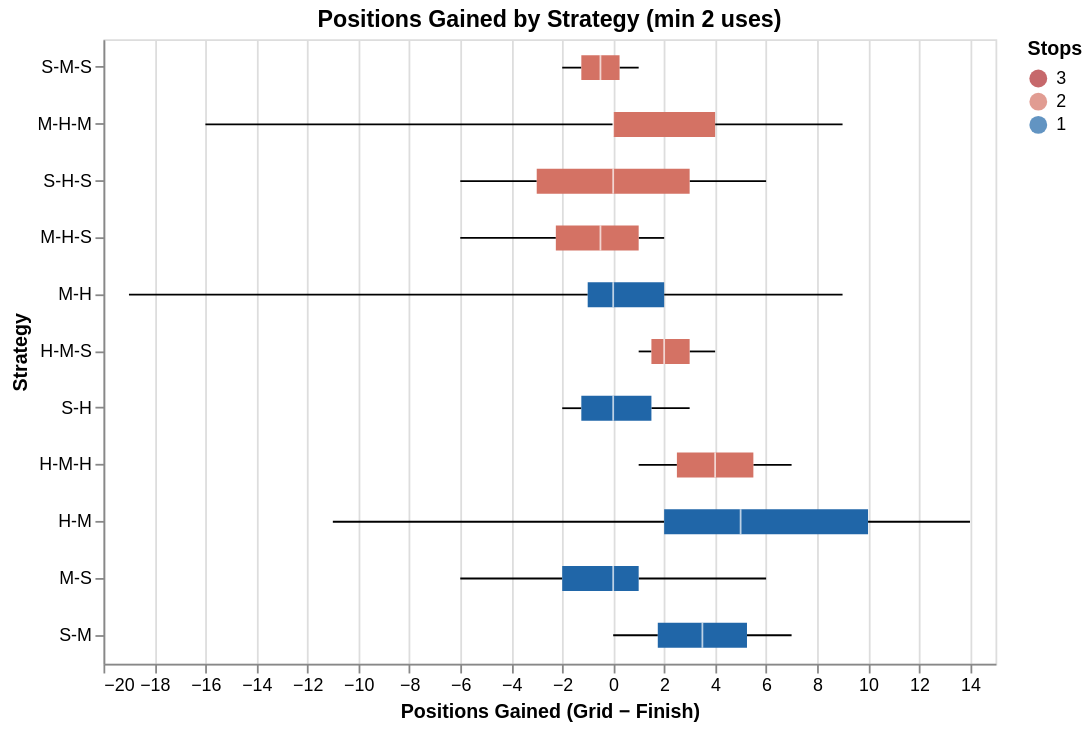

The cell this chart's notebook holds for it:
### Markdown cell above
---
## 6 — Strategy vs. Outcome: Positions Gained by Strategy Type

A box plot showing the distribution of positions gained (grid minus finish) for each strategy string, filtered to strategies used at least twice. Strategies above zero tend to yield forward progress.

### Code cell
# Filter to strategies with at least 2 uses
strat_counts = driver_races["strategy"].value_counts()
common_strats = strat_counts[strat_counts >= 2].index.tolist()
dr_common = driver_races[driver_races["strategy"].isin(common_strats)].copy()

alt.Chart(dr_common).mark_boxplot(extent="min-max").encode(
    x=alt.X("positions_gained:Q", title="Positions Gained (Grid − Finish)"),
    y=alt.Y("strategy:N", title="Strategy",
            sort=alt.EncodingSortField(field="positions_gained", op="median",
                                       order="descending")),
    color=alt.Color("num_stops:N", title="Stops",
                    scale=stop_color_scale)
).properties(
    title="Positions Gained by Strategy (min 2 uses)",
    width=500,
    height=350
)

### Figure 1 — Vega-Lite specification as saved in the notebook (floating-point values rounded to 4 significant figures)
{"config": {"view": {"continuousWidth": 300, "continuousHeight": 300}}, "data": {"name": "data-93e57fe082fe78ae48edab64086489f0"}, "mark": {"type": "boxplot", "extent": "min-max"}, "encoding": {"color": {"field": "num_stops", "scale": {"domain": [3, 2, 1], "range": ["#ae282c", "#d47264", "#2066a8"]}, "title": "Stops", "type": "nominal"}, "x": {"field": "positions_gained", "title": "Positions Gained (Grid − Finish)", "type": "quantitative"}, "y": {"field": "strategy", "sort": {"field": "positions_gained", "op": "median", "order": "descending"}, "title": "Strategy", "type": "nominal"}}, "height": 350, "title": "Positions Gained by Strategy (min 2 uses)", "width": 500, "$schema": "https://vega.github.io/schema/vega-lite/v5.20.1.json", "datasets": {"data-93e57fe082fe78ae48edab64086489f0": [{"year": "2019", "driver": "ALB", "team": "Red Bull Racing", "grid_position": 6, "finish_position": 5, "strategy": "S-M-S", "num_stops": 2, "stint_num": 1, "compound": "SOFT", "stint_start_lap": 1, "stint_end_lap": 1, "stint_length": 1, "positions_gained": 1, "grid_group": "P4–P6"}, {"year": "2019", "driver": "BOT", "team": "Mercedes", "grid_position": 1, "finish_position": 1, "strategy": "M-H-M", "num_stops": 2, "stint_num": 1, "compound": "MEDIUM", "stint_start_lap": 1, "stint_end_lap": 14, "stint_length": 14, "positions_gained": 0, "grid_group": "P1–P3"}, {"year": "2019", "driver": "GAS", "team": "RB", "grid_position": 10, "finish_position": 16, "strategy": "S-H-S", "num_stops": 2, "stint_num": 1, "compound": "SOFT", "stint_start_lap": 1, "stint_end_lap": 19, "stint_length": 19, "positions_gained": -6, "grid_group": "P7–P10"}, {"year": "2019", "driver": "GIO", "team": "Kick Sauber", "grid_position": 16, "finish_position": 14, "strategy": "M-H-S", "num_stops": 2, "stint_num": 1, "compound": "MEDIUM", "stint_start_lap": 1, "stint_end_lap": 17, "stint_length": 17, "positions_gained": 2, "grid_group": "P16+"}, {"year": "2019", "driver": "GRO", "team": "Haas F1 Team", "grid_position": 15, "finish_position": 15, "strategy": "M-H", "num_stops": 1, "stint_num": 1, "compound": "MEDIUM", "stint_start_lap": 1, "stint_end_lap": 24, "stint_length": 24, "positions_gained": 0, "grid_group": "P11–P15"}, {"year": "2019", "driver": "HAM", "team": "Mercedes", "grid_position": 5, "finish_position": 2, "strategy": "M-H", "num_stops": 1, "stint_num": 1, "compound": "MEDIUM", "stint_start_lap": 1, "stint_end_lap": 24, "stint_length": 24, "positions_gained": 3, "grid_group": "P4–P6"}, {"year": "2019", "driver": "HUL", "team": "Alpine", "grid_position": 11, "finish_position": 9, "strategy": "H-M-S", "num_stops": 2, "stint_num": 1, "compound": "HARD", "stint_start_lap": 1, "stint_end_lap": 27, "stint_length": 27, "positions_gained": 2, "grid_group": "P11–P15"}, {"year": "2019", "driver": "KUB", "team": "Williams", "grid_position": 19, "finish_position": 19, "strategy": "M-H", "num_stops": 1, "stint_num": 1, "compound": "MEDIUM", "stint_start_lap": 1, "stint_end_lap": 11, "stint_length": 11, "positions_gained": 0, "grid_group": "P16+"}, {"year": "2019", "driver": "KVY", "team": "RB", "grid_position": 13, "finish_position": 12, "strategy": "H-M-S", "num_stops": 2, "stint_num": 1, "compound": "HARD", "stint_start_lap": 1, "stint_end_lap": 21, "stint_length": 21, "positions_gained": 1, "grid_group": "P11–P15"}, {"year": "2019", "driver": "LEC", "team": "Ferrari", "grid_position": 4, "finish_position": 4, "strategy": "M-H-S", "num_stops": 2, "stint_num": 1, "compound": "MEDIUM", "stint_start_lap": 1, "stint_end_lap": 20, "stint_length": 20, "positions_gained": 0, "grid_group": "P4–P6"}, {"year": "2019", "driver": "MAG", "team": "Haas F1 Team", "grid_position": 12, "finish_position": 18, "strategy": "M-H-S", "num_stops": 2, "stint_num": 1, "compound": "MEDIUM", "stint_start_lap": 1, "stint_end_lap": 18, "stint_length": 18, "positions_gained": -6, "grid_group": "P11–P15"}, {"year": "2019", "driver": "PER", "team": "Aston Martin", "grid_position": 0, "finish_position": 10, "strategy": "M-H", "num_stops": 1, "stint_num": 1, "compound": "MEDIUM", "stint_start_lap": 1, "stint_end_lap": 24, "stint_length": 24, "positions_gained": -10, "grid_group": null}, {"year": "2019", "driver": "RAI", "team": "Kick Sauber", "grid_position": 17, "finish_position": 11, "strategy": "S-H-S", "num_stops": 2, "stint_num": 1, "compound": "SOFT", "stint_start_lap": 1, "stint_end_lap": 18, "stint_length": 18, "positions_gained": 6, "grid_group": "P16+"}, {"year": "2019", "driver": "RIC", "team": "Alpine", "grid_position": 9, "finish_position": 6, "strategy": "S-H", "num_stops": 1, "stint_num": 1, "compound": "SOFT", "stint_start_lap": 1, "stint_end_lap": 21, "stint_length": 21, "positions_gained": 3, "grid_group": "P7–P10"}, {"year": "2019", "driver": "RUS", "team": "Williams", "grid_position": 18, "finish_position": 17, "strategy": "M-H-S", "num_stops": 2, "stint_num": 1, "compound": "MEDIUM", "stint_start_lap": 1, "stint_end_lap": 23, "stint_length": 23, "positions_gained": 1, "grid_group": "P16+"}, {"year": "2019", "driver": "SAI", "team": "McLaren", "grid_position": 7, "finish_position": 8, "strategy": "S-H", "num_stops": 1, "stint_num": 1, "compound": "SOFT", "stint_start_lap": 1, "stint_end_lap": 18, "stint_length": 18, "positions_gained": -1, "grid_group": "P7–P10"}, {"year": "2019", "driver": "STR", "team": "Aston Martin", "grid_position": 14, "finish_position": 13, "strategy": "M-H-S", "num_stops": 2, "stint_num": 1, "compound": "MEDIUM", "stint_start_lap": 1, "stint_end_lap": 9, "stint_length": 9, "positions_gained": 1, "grid_group": "P11–P15"}, {"year": "2019", "driver": "VER", "team": "Red Bull Racing", "grid_position": 3, "finish_position": 3, "strategy": "M-H-M", "num_stops": 2, "stint_num": 1, "compound": "MEDIUM", "stint_start_lap": 1, "stint_end_lap": 13, "stint_length": 13, "positions_gained": 0, "grid_group": "P1–P3"}, {"year": "2021", "driver": "ALO", "team": "Alpine", "grid_position": 19, "finish_position": 18, "strategy": "M-H-M", "num_stops": 2, "stint_num": 1, "compound": "MEDIUM", "stint_start_lap": 1, "stint_end_lap": 7, "stint_length": 7, "positions_gained": 1, "grid_group": "P16+"}, {"year": "2021", "driver": "BOT", "team": "Mercedes", "grid_position": 9, "finish_position": 6, "strategy": "M-H", "num_stops": 1, "stint_num": 1, "compound": "MEDIUM", "stint_start_lap": 1, "stint_end_lap": 15, "stint_length": 15, "positions_gained": 3, "grid_group": "P7–P10"}, {"year": "2021", "driver": "GAS", "team": "RB", "grid_position": 8, "finish_position": 20, "strategy": "M-H", "num_stops": 1, "stint_num": 1, "compound": "MEDIUM", "stint_start_lap": 1, "stint_end_lap": 10, "stint_length": 10, "positions_gained": -12, "grid_group": "P7–P10"}, {"year": "2021", "driver": "GIO", "team": "Kick Sauber", "grid_position": 12, "finish_position": 11, "strategy": "M-H", "num_stops": 1, "stint_num": 1, "compound": "MEDIUM", "stint_start_lap": 1, "stint_end_lap": 26, "stint_length": 26, "positions_gained": 1, "grid_group": "P11–P15"}, {"year": "2021", "driver": "HAM", "team": "Mercedes", "grid_position": 2, "finish_position": 2, "strategy": "M-H", "num_stops": 1, "stint_num": 1, "compound": "MEDIUM", "stint_start_lap": 1, "stint_end_lap": 13, "stint_length": 13, "positions_gained": 0, "grid_group": "P1–P3"}, {"year": "2021", "driver": "LAT", "team": "Williams", "grid_position": 14, "finish_position": 15, "strategy": "M-H", "num_stops": 1, "stint_num": 1, "compound": "MEDIUM", "stint_start_lap": 1, "stint_end_lap": 5, "stint_length": 5, "positions_gained": -1, "grid_group": "P11–P15"}, {"year": "2021", "driver": "LEC", "team": "Ferrari", "grid_position": 4, "finish_position": 4, "strategy": "M-H", "num_stops": 1, "stint_num": 1, "compound": "MEDIUM", "stint_start_lap": 1, "stint_end_lap": 12, "stint_length": 12, "positions_gained": 0, "grid_group": "P4–P6"}, {"year": "2021", "driver": "MAZ", "team": "Haas F1 Team", "grid_position": 17, "finish_position": 17, "strategy": "M-H-M", "num_stops": 2, "stint_num": 1, "compound": "MEDIUM", "stint_start_lap": 1, "stint_end_lap": 1, "stint_length": 1, "positions_gained": 0, "grid_group": "P16+"}, {"year": "2021", "driver": "MSC", "team": "Haas F1 Team", "grid_position": 16, "finish_position": 16, "strategy": "M-H-M", "num_stops": 2, "stint_num": 1, "compound": "MEDIUM", "stint_start_lap": 1, "stint_end_lap": 11, "stint_length": 11, "positions_gained": 0, "grid_group": "P16+"}, {"year": "2021", "driver": "NOR", "team": "McLaren", "grid_position": 7, "finish_position": 8, "strategy": "M-H", "num_stops": 1, "stint_num": 1, "compound": "MEDIUM", "stint_start_lap": 1, "stint_end_lap": 10, "stint_length": 10, "positions_gained": -1, "grid_group": "P7–P10"}, {"year": "2021", "driver": "OCO", "team": "Alpine", "grid_position": 11, "finish_position": 19, "strategy": "M-H-M", "num_stops": 2, "stint_num": 1, "compound": "MEDIUM", "stint_start_lap": 1, "stint_end_lap": 3, "stint_length": 3, "positions_gained": -8, "grid_group": "P11–P15"}, {"year": "2021", "driver": "PER", "team": "Red Bull Racing", "grid_position": 3, "finish_position": 3, "strategy": "M-H", "num_stops": 1, "stint_num": 1, "compound": "MEDIUM", "stint_start_lap": 1, "stint_end_lap": 30, "stint_length": 30, "positions_gained": 0, "grid_group": "P1–P3"}, {"year": "2021", "driver": "RAI", "team": "Kick Sauber", "grid_position": 15, "finish_position": 13, "strategy": "M-H", "num_stops": 1, "stint_num": 1, "compound": "MEDIUM", "stint_start_lap": 1, "stint_end_lap": 31, "stint_length": 31, "positions_gained": 2, "grid_group": "P11–P15"}, {"year": "2021", "driver": "RIC", "team": "McLaren", "grid_position": 6, "finish_position": 5, "strategy": "M-H", "num_stops": 1, "stint_num": 1, "compound": "MEDIUM", "stint_start_lap": 1, "stint_end_lap": 11, "stint_length": 11, "positions_gained": 1, "grid_group": "P4–P6"}, {"year": "2021", "driver": "RUS", "team": "Williams", "grid_position": 20, "finish_position": 14, "strategy": "M-H", "num_stops": 1, "stint_num": 1, "compound": "MEDIUM", "stint_start_lap": 1, "stint_end_lap": 9, "stint_length": 9, "positions_gained": 6, "grid_group": "P16+"}, {"year": "2021", "driver": "SAI", "team": "Ferrari", "grid_position": 5, "finish_position": 7, "strategy": "S-H", "num_stops": 1, "stint_num": 1, "compound": "SOFT", "stint_start_lap": 1, "stint_end_lap": 11, "stint_length": 11, "positions_gained": -2, "grid_group": "P4–P6"}, {"year": "2021", "driver": "STR", "team": "Aston Martin", "grid_position": 13, "finish_position": 12, "strategy": "M-H", "num_stops": 1, "stint_num": 1, "compound": "MEDIUM", "stint_start_lap": 1, "stint_end_lap": 34, "stint_length": 34, "positions_gained": 1, "grid_group": "P11–P15"}, {"year": "2021", "driver": "TSU", "team": "RB", "grid_position": 10, "finish_position": 9, "strategy": "S-H", "num_stops": 1, "stint_num": 1, "compound": "SOFT", "stint_start_lap": 1, "stint_end_lap": 9, "stint_length": 9, "positions_gained": 1, "grid_group": "P7–P10"}, {"year": "2021", "driver": "VER", "team": "Red Bull Racing", "grid_position": 1, "finish_position": 1, "strategy": "M-H", "num_stops": 1, "stint_num": 1, "compound": "MEDIUM", "stint_start_lap": 1, "stint_end_lap": 10, "stint_length": 10, "positions_gained": 0, "grid_group": "P1–P3"}, {"year": "2021", "driver": "VET", "team": "Aston Martin", "grid_position": 18, "finish_position": 10, "strategy": "M-H", "num_stops": 1, "stint_num": 1, "compound": "MEDIUM", "stint_start_lap": 1, "stint_end_lap": 38, "stint_length": 38, "positions_gained": 8, "grid_group": "P16+"}, {"year": "2022", "driver": "ALB", "team": "Williams", "grid_position": 8, "finish_position": 13, "strategy": "M-H", "num_stops": 1, "stint_num": 1, "compound": "MEDIUM", "stint_start_lap": 1, "stint_end_lap": 18, "stint_length": 18, "positions_gained": -5, "grid_group": "P7–P10"}, {"year": "2022", "driver": "ALO", "team": "Alpine", "grid_position": 14, "finish_position": 7, "strategy": "H-M-H", "num_stops": 2, "stint_num": 1, "compound": "HARD", "stint_start_lap": 1, "stint_end_lap": 18, "stint_length": 18, "positions_gained": 7, "grid_group": "P11–P15"}, {"year": "2022", "driver": "BOT", "team": "Kick Sauber", "grid_position": 7, "finish_position": 19, "strategy": "M-H", "num_stops": 1, "stint_num": 1, "compound": "MEDIUM", "stint_start_lap": 1, "stint_end_lap": 10, "stint_length": 10, "positions_gained": -12, "grid_group": "P7–P10"}, {"year": "2022", "driver": "GAS", "team": "RB", "grid_position": 11, "finish_position": 14, "strategy": "M-H", "num_stops": 1, "stint_num": 1, "compound": "MEDIUM", "stint_start_lap": 1, "stint_end_lap": 11, "stint_length": 11, "positions_gained": -3, "grid_group": "P11–P15"}, {"year": "2022", "driver": "HAM", "team": "Mercedes", "grid_position": 3, "finish_position": 2, "strategy": "M-H", "num_stops": 1, "stint_num": 1, "compound": "MEDIUM", "stint_start_lap": 1, "stint_end_lap": 12, "stint_length": 12, "positions_gained": 1, "grid_group": "P1–P3"}, {"year": "2022", "driver": "LAT", "team": "Williams", "grid_position": 17, "finish_position": 17, "strategy": "M-H", "num_stops": 1, "stint_num": 1, "compound": "MEDIUM", "stint_start_lap": 1, "stint_end_lap": 18, "stint_length": 18, "positions_gained": 0, "grid_group": "P16+"}, {"year": "2022", "driver": "LEC", "team": "Ferrari", "grid_position": 12, "finish_position": 3, "strategy": "M-H-M", "num_stops": 2, "stint_num": 1, "compound": "MEDIUM", "stint_start_lap": 1, "stint_end_lap": 18, "stint_length": 18, "positions_gained": 9, "grid_group": "P11–P15"}, {"year": "2022", "driver": "MAG", "team": "Haas F1 Team", "grid_position": 13, "finish_position": 9, "strategy": "H-M", "num_stops": 1, "stint_num": 1, "compound": "HARD", "stint_start_lap": 1, "stint_end_lap": 18, "stint_length": 18, "positions_gained": 4, "grid_group": "P11–P15"}, {"year": "2022", "driver": "MSC", "team": "Haas F1 Team", "grid_position": 16, "finish_position": 15, "strategy": "H-M-H", "num_stops": 2, "stint_num": 1, "compound": "HARD", "stint_start_lap": 1, "stint_end_lap": 18, "stint_length": 18, "positions_gained": 1, "grid_group": "P16+"}, {"year": "2022", "driver": "NOR", "team": "McLaren", "grid_position": 6, "finish_position": 6, "strategy": "M-H", "num_stops": 1, "stint_num": 1, "compound": "MEDIUM", "stint_start_lap": 1, "stint_end_lap": 14, "stint_length": 14, "positions_gained": 0, "grid_group": "P4–P6"}, {"year": "2022", "driver": "OCO", "team": "Alpine", "grid_position": 0, "finish_position": 11, "strategy": "H-M", "num_stops": 1, "stint_num": 1, "compound": "HARD", "stint_start_lap": 1, "stint_end_lap": 45, "stint_length": 45, "positions_gained": -11, "grid_group": null}, {"year": "2022", "driver": "PER", "team": "Red Bull Racing", "grid_position": 9, "finish_position": 4, "strategy": "M-H-M", "num_stops": 2, "stint_num": 1, "compound": "MEDIUM", "stint_start_lap": 1, "stint_end_lap": 14, "stint_length": 14, "positions_gained": 5, "grid_group": "P7–P10"}, {"year": "2022", "driver": "RIC", "team": "McLaren", "grid_position": 15, "finish_position": 16, "strategy": "M-H", "num_stops": 1, "stint_num": 1, "compound": "MEDIUM", "stint_start_lap": 1, "stint_end_lap": 10, "stint_length": 10, "positions_gained": -1, "grid_group": "P11–P15"}, {"year": "2022", "driver": "RUS", "team": "Mercedes", "grid_position": 4, "finish_position": 5, "strategy": "M-H-S", "num_stops": 2, "stint_num": 1, "compound": "MEDIUM", "stint_start_lap": 1, "stint_end_lap": 13, "stint_length": 13, "positions_gained": -1, "grid_group": "P4–P6"}, {"year": "2022", "driver": "TSU", "team": "RB", "grid_position": 19, "finish_position": 10, "strategy": "M-H", "num_stops": 1, "stint_num": 1, "compound": "MEDIUM", "stint_start_lap": 1, "stint_end_lap": 33, "stint_length": 33, "positions_gained": 9, "grid_group": "P16+"}, {"year": "2022", "driver": "VER", "team": "Red Bull Racing", "grid_position": 2, "finish_position": 1, "strategy": "M-H-M", "num_stops": 2, "stint_num": 1, "compound": "MEDIUM", "stint_start_lap": 1, "stint_end_lap": 13, "stint_length": 13, "positions_gained": 1, "grid_group": "P1–P3"}, {"year": "2022", "driver": "VET", "team": "Aston Martin", "grid_position": 10, "finish_position": 8, "strategy": "M-H", "num_stops": 1, "stint_num": 1, "compound": "MEDIUM", "stint_start_lap": 1, "stint_end_lap": 41, "stint_length": 41, "positions_gained": 2, "grid_group": "P7–P10"}, {"year": "2022", "driver": "ZHO", "team": "Kick Sauber", "grid_position": 18, "finish_position": 12, "strategy": "M-H", "num_stops": 1, "stint_num": 1, "compound": "MEDIUM", "stint_start_lap": 1, "stint_end_lap": 9, "stint_length": 9, "positions_gained": 6, "grid_group": "P16+"}, {"year": "2023", "driver": "ALB", "team": "Williams", "grid_position": 15, "finish_position": 9, "strategy": "M-H-M", "num_stops": 2, "stint_num": 1, "compound": "MEDIUM", "stint_start_lap": 1, "stint_end_lap": 10, "stint_length": 10, "positions_gained": 6, "grid_group": "P11–P15"}, {"year": "2023", "driver": "ALO", "team": "Aston Martin", "grid_position": 19, "finish_position": 16, "strategy": "M-H", "num_stops": 1, "stint_num": 1, "compound": "MEDIUM", "stint_start_lap": 1, "stint_end_lap": 42, "stint_length": 42, "positions_gained": 3, "grid_group": "P16+"}, {"year": "2023", "driver": "BOT", "team": "Kick Sauber", "grid_position": 13, "finish_position": 12, "strategy": "M-H", "num_stops": 1, "stint_num": 1, "compound": "MEDIUM", "stint_start_lap": 1, "stint_end_lap": 10, "stint_length": 10, "positions_gained": 1, "grid_group": "P11–P15"}, {"year": "2023", "driver": "GAS", "team": "Alpine", "grid_position": 7, "finish_position": 6, "strategy": "M-H", "num_stops": 1, "stint_num": 1, "compound": "MEDIUM", "stint_start_lap": 1, "stint_end_lap": 37, "stint_length": 37, "positions_gained": 1, "grid_group": "P7–P10"}, {"year": "2023", "driver": "HAM", "team": "Mercedes", "grid_position": 3, "finish_position": 19, "strategy": "M-H-M", "num_stops": 2, "stint_num": 1, "compound": "MEDIUM", "stint_start_lap": 1, "stint_end_lap": 20, "stint_length": 20, "positions_gained": -16, "grid_group": "P1–P3"}, {"year": "2023", "driver": "HUL", "team": "Haas F1 Team", "grid_position": 18, "finish_position": 11, "strategy": "H-M", "num_stops": 1, "stint_num": 1, "compound": "HARD", "stint_start_lap": 1, "stint_end_lap": 19, "stint_length": 19, "positions_gained": 7, "grid_group": "P16+"}, {"year": "2023", "driver": "LEC", "team": "Ferrari", "grid_position": 1, "finish_position": 20, "strategy": "M-H", "num_stops": 1, "stint_num": 1, "compound": "MEDIUM", "stint_start_lap": 1, "stint_end_lap": 23, "stint_length": 23, "positions_gained": -19, "grid_group": "P1–P3"}, {"year": "2023", "driver": "MAG", "team": "Haas F1 Team", "grid_position": 17, "finish_position": 14, "strategy": "M-H-M", "num_stops": 2, "stint_num": 1, "compound": "MEDIUM", "stint_start_lap": 1, "stint_end_lap": 10, "stint_length": 10, "positions_gained": 3, "grid_group": "P16+"}, {"year": "2023", "driver": "NOR", "team": "McLaren", "grid_position": 2, "finish_position": 2, "strategy": "M-H", "num_stops": 1, "stint_num": 1, "compound": "MEDIUM", "stint_start_lap": 1, "stint_end_lap": 17, "stint_length": 17, "positions_gained": 0, "grid_group": "P1–P3"}, {"year": "2023", "driver": "PER", "team": "Red Bull Racing", "grid_position": 9, "finish_position": 4, "strategy": "M-H", "num_stops": 1, "stint_num": 1, "compound": "MEDIUM", "stint_start_lap": 1, "stint_end_lap": 37, "stint_length": 37, "positions_gained": 5, "grid_group": "P7–P10"}, {"year": "2023", "driver": "RIC", "team": "RB", "grid_position": 14, "finish_position": 15, "strategy": "M-H-S", "num_stops": 2, "stint_num": 1, "compound": "MEDIUM", "stint_start_lap": 1, "stint_end_lap": 22, "stint_length": 22, "positions_gained": -1, "grid_group": "P11–P15"}, {"year": "2023", "driver": "RUS", "team": "Mercedes", "grid_position": 5, "finish_position": 5, "strategy": "M-H-M", "num_stops": 2, "stint_num": 1, "compound": "MEDIUM", "stint_start_lap": 1, "stint_end_lap": 21, "stint_length": 21, "positions_gained": 0, "grid_group": "P4–P6"}, {"year": "2023", "driver": "SAI", "team": "Ferrari", "grid_position": 4, "finish_position": 3, "strategy": "M-H", "num_stops": 1, "stint_num": 1, "compound": "MEDIUM", "stint_start_lap": 1, "stint_end_lap": 35, "stint_length": 35, "positions_gained": 1, "grid_group": "P4–P6"}, {"year": "2023", "driver": "SAR", "team": "Williams", "grid_position": 16, "finish_position": 10, "strategy": "M-H-M", "num_stops": 2, "stint_num": 1, "compound": "MEDIUM", "stint_start_lap": 1, "stint_end_lap": 11, "stint_length": 11, "positions_gained": 6, "grid_group": "P16+"}, {"year": "2023", "driver": "STR", "team": "Aston Martin", "grid_position": 20, "finish_position": 7, "strategy": "H-M", "num_stops": 1, "stint_num": 1, "compound": "HARD", "stint_start_lap": 1, "stint_end_lap": 20, "stint_length": 20, "positions_gained": 13, "grid_group": "P16+"}, {"year": "2023", "driver": "VER", "team": "Red Bull Racing", "grid_position": 6, "finish_position": 1, "strategy": "M-H", "num_stops": 1, "stint_num": 1, "compound": "MEDIUM", "stint_start_lap": 1, "stint_end_lap": 35, "stint_length": 35, "positions_gained": 5, "grid_group": "P4–P6"}, {"year": "2023", "driver": "ZHO", "team": "Kick Sauber", "grid_position": 12, "finish_position": 13, "strategy": "M-H", "num_stops": 1, "stint_num": 1, "compound": "MEDIUM", "stint_start_lap": 1, "stint_end_lap": 9, "stint_length": 9, "positions_gained": -1, "grid_group": "P11–P15"}, {"year": "2024", "driver": "ALB", "team": "Williams", "grid_position": 14, "finish_position": 16, "strategy": "M-H", "num_stops": 1, "stint_num": 1, "compound": "MEDIUM", "stint_start_lap": 1, "stint_end_lap": 33, "stint_length": 33, "positions_gained": -2, "grid_group": "P11–P15"}, {"year": "2024", "driver": "ALO", "team": "Aston Martin", "grid_position": 7, "finish_position": 13, "strategy": "M-H", "num_stops": 1, "stint_num": 1, "compound": "MEDIUM", "stint_start_lap": 1, "stint_end_lap": 26, "stint_length": 26, "positions_gained": -6, "grid_group": "P7–P10"}, {"year": "2024", "driver": "BOT", "team": "Kick Sauber", "grid_position": 16, "finish_position": 17, "strategy": "M-H", "num_stops": 1, "stint_num": 1, "compound": "MEDIUM", "stint_start_lap": 1, "stint_end_lap": 15, "stint_length": 15, "positions_gained": -1, "grid_group": "P16+"}, {"year": "2024", "driver": "COL", "team": "Williams", "grid_position": 15, "finish_position": 10, "strategy": "H-M", "num_stops": 1, "stint_num": 1, "compound": "HARD", "stint_start_lap": 1, "stint_end_lap": 39, "stint_length": 39, "positions_gained": 5, "grid_group": "P11–P15"}, {"year": "2024", "driver": "GAS", "team": "Alpine", "grid_position": 6, "finish_position": 12, "strategy": "M-H", "num_stops": 1, "stint_num": 1, "compound": "MEDIUM", "stint_start_lap": 1, "stint_end_lap": 18, "stint_length": 18, "positions_gained": -6, "grid_group": "P4–P6"}, {"year": "2024", "driver": "HUL", "team": "Haas F1 Team", "grid_position": 11, "finish_position": 8, "strategy": "M-H", "num_stops": 1, "stint_num": 1, "compound": "MEDIUM", "stint_start_lap": 1, "stint_end_lap": 27, "stint_length": 27, "positions_gained": 3, "grid_group": "P11–P15"}, {"year": "2024", "driver": "LAW", "team": "RB", "grid_position": 19, "finish_position": 9, "strategy": "H-M", "num_stops": 1, "stint_num": 1, "compound": "HARD", "stint_start_lap": 1, "stint_end_lap": 36, "stint_length": 36, "positions_gained": 10, "grid_group": "P16+"}, {"year": "2024", "driver": "LEC", "team": "Ferrari", "grid_position": 4, "finish_position": 1, "strategy": "M-H", "num_stops": 1, "stint_num": 1, "compound": "MEDIUM", "stint_start_lap": 1, "stint_end_lap": 26, "stint_length": 26, "positions_gained": 3, "grid_group": "P4–P6"}, {"year": "2024", "driver": "MAG", "team": "Haas F1 Team", "grid_position": 8, "finish_position": 11, "strategy": "M-H-M", "num_stops": 2, "stint_num": 1, "compound": "MEDIUM", "stint_start_lap": 1, "stint_end_lap": 17, "stint_length": 17, "positions_gained": -3, "grid_group": "P7–P10"}, {"year": "2024", "driver": "NOR", "team": "McLaren", "grid_position": 1, "finish_position": 4, "strategy": "M-H", "num_stops": 1, "stint_num": 1, "compound": "MEDIUM", "stint_start_lap": 1, "stint_end_lap": 31, "stint_length": 31, "positions_gained": -3, "grid_group": "P1–P3"}, {"year": "2024", "driver": "OCO", "team": "Alpine", "grid_position": 12, "finish_position": 18, "strategy": "M-H-S", "num_stops": 2, "stint_num": 1, "compound": "MEDIUM", "stint_start_lap": 1, "stint_end_lap": 31, "stint_length": 31, "positions_gained": -6, "grid_group": "P11–P15"}, {"year": "2024", "driver": "PER", "team": "Red Bull Racing", "grid_position": 9, "finish_position": 7, "strategy": "M-H", "num_stops": 1, "stint_num": 1, "compound": "MEDIUM", "stint_start_lap": 1, "stint_end_lap": 26, "stint_length": 26, "positions_gained": 2, "grid_group": "P7–P10"}, {"year": "2024", "driver": "PIA", "team": "McLaren", "grid_position": 5, "finish_position": 5, "strategy": "M-H", "num_stops": 1, "stint_num": 1, "compound": "MEDIUM", "stint_start_lap": 1, "stint_end_lap": 32, "stint_length": 32, "positions_gained": 0, "grid_group": "P4–P6"}, {"year": "2024", "driver": "RUS", "team": "Mercedes", "grid_position": 20, "finish_position": 6, "strategy": "H-M", "num_stops": 1, "stint_num": 1, "compound": "HARD", "stint_start_lap": 1, "stint_end_lap": 40, "stint_length": 40, "positions_gained": 14, "grid_group": "P16+"}, {"year": "2024", "driver": "SAI", "team": "Ferrari", "grid_position": 3, "finish_position": 2, "strategy": "M-H", "num_stops": 1, "stint_num": 1, "compound": "MEDIUM", "stint_start_lap": 1, "stint_end_lap": 21, "stint_length": 21, "positions_gained": 1, "grid_group": "P1–P3"}, {"year": "2024", "driver": "STR", "team": "Aston Martin", "grid_position": 13, "finish_position": 15, "strategy": "H-M", "num_stops": 1, "stint_num": 1, "compound": "HARD", "stint_start_lap": 1, "stint_end_lap": 27, "stint_length": 27, "positions_gained": -2, "grid_group": "P11–P15"}, {"year": "2024", "driver": "TSU", "team": "RB", "grid_position": 10, "finish_position": 14, "strategy": "M-H", "num_stops": 1, "stint_num": 1, "compound": "MEDIUM", "stint_start_lap": 1, "stint_end_lap": 18, "stint_length": 18, "positions_gained": -4, "grid_group": "P7–P10"}, {"year": "2024", "driver": "VER", "team": "Red Bull Racing", "grid_position": 2, "finish_position": 3, "strategy": "M-H", "num_stops": 1, "stint_num": 1, "compound": "MEDIUM", "stint_start_lap": 1, "stint_end_lap": 25, "stint_length": 25, "positions_gained": -1, "grid_group": "P1–P3"}, {"year": "2024", "driver": "ZHO", "team": "Kick Sauber", "grid_position": 18, "finish_position": 19, "strategy": "M-H", "num_stops": 1, "stint_num": 1, "compound": "MEDIUM", "stint_start_lap": 1, "stint_end_lap": 35, "stint_length": 35, "positions_gained": -1, "grid_group": "P16+"}, {"year": "2025", "driver": "ALB", "team": "Williams", "grid_position": 18, "finish_position": 14, "strategy": "H-M-S", "num_stops": 2, "stint_num": 1, "compound": "HARD", "stint_start_lap": 1, "stint_end_lap": 7, "stint_length": 7, "positions_gained": 4, "grid_group": "P16+"}, {"year": "2025", "driver": "ALO", "team": "Aston Martin", "grid_position": 10, "finish_position": 10, "strategy": "M-S", "num_stops": 1, "stint_num": 1, "compound": "MEDIUM", "stint_start_lap": 1, "stint_end_lap": 30, "stint_length": 30, "positions_gained": 0, "grid_group": "P7–P10"}, {"year": "2025", "driver": "ANT", "team": "Mercedes", "grid_position": 7, "finish_position": 13, "strategy": "M-S", "num_stops": 1, "stint_num": 1, "compound": "MEDIUM", "stint_start_lap": 1, "stint_end_lap": 31, "stint_length": 31, "positions_gained": -6, "grid_group": "P7–P10"}, {"year": "2025", "driver": "BEA", "team": "Haas F1 Team", "grid_position": 8, "finish_position": 9, "strategy": "M-S", "num_stops": 1, "stint_num": 1, "compound": "MEDIUM", "stint_start_lap": 1, "stint_end_lap": 30, "stint_length": 30, "positions_gained": -1, "grid_group": "P7–P10"}, {"year": "2025", "driver": "BOR", "team": "Kick Sauber", "grid_position": 16, "finish_position": 18, "strategy": "S-M-S", "num_stops": 2, "stint_num": 1, "compound": "SOFT", "stint_start_lap": 1, "stint_end_lap": 14, "stint_length": 14, "positions_gained": -2, "grid_group": "P16+"}, {"year": "2025", "driver": "COL", "team": "Alpine", "grid_position": 15, "finish_position": 17, "strategy": "M-S", "num_stops": 1, "stint_num": 1, "compound": "MEDIUM", "stint_start_lap": 1, "stint_end_lap": 32, "stint_length": 32, "positions_gained": -2, "grid_group": "P11–P15"}, {"year": "2025", "driver": "GAS", "team": "Alpine", "grid_position": 14, "finish_position": 19, "strategy": "M-S", "num_stops": 1, "stint_num": 1, "compound": "MEDIUM", "stint_start_lap": 1, "stint_end_lap": 27, "stint_length": 27, "positions_gained": -5, "grid_group": "P11–P15"}, {"year": "2025", "driver": "HAM", "team": "Ferrari", "grid_position": 5, "finish_position": 4, "strategy": "M-S", "num_stops": 1, "stint_num": 1, "compound": "MEDIUM", "stint_start_lap": 1, "stint_end_lap": 31, "stint_length": 31, "positions_gained": 1, "grid_group": "P4–P6"}, {"year": "2025", "driver": "HUL", "team": "Kick Sauber", "grid_position": 11, "finish_position": 8, "strategy": "M-S", "num_stops": 1, "stint_num": 1, "compound": "MEDIUM", "stint_start_lap": 1, "stint_end_lap": 33, "stint_length": 33, "positions_gained": 3, "grid_group": "P11–P15"}, {"year": "2025", "driver": "LAW", "team": "RB", "grid_position": 12, "finish_position": 11, "strategy": "M-S", "num_stops": 1, "stint_num": 1, "compound": "MEDIUM", "stint_start_lap": 1, "stint_end_lap": 30, "stint_length": 30, "positions_gained": 1, "grid_group": "P11–P15"}, {"year": "2025", "driver": "LEC", "team": "Ferrari", "grid_position": 3, "finish_position": 3, "strategy": "S-M", "num_stops": 1, "stint_num": 1, "compound": "SOFT", "stint_start_lap": 1, "stint_end_lap": 22, "stint_length": 22, "positions_gained": 0, "grid_group": "P1–P3"}, {"year": "2025", "driver": "NOR", "team": "McLaren", "grid_position": 2, "finish_position": 2, "strategy": "M-S", "num_stops": 1, "stint_num": 1, "compound": "MEDIUM", "stint_start_lap": 1, "stint_end_lap": 32, "stint_length": 32, "positions_gained": 0, "grid_group": "P1–P3"}, {"year": "2025", "driver": "OCO", "team": "Haas F1 Team", "grid_position": 17, "finish_position": 15, "strategy": "H-M", "num_stops": 1, "stint_num": 1, "compound": "HARD", "stint_start_lap": 1, "stint_end_lap": 24, "stint_length": 24, "positions_gained": 2, "grid_group": "P16+"}, {"year": "2025", "driver": "PIA", "team": "McLaren", "grid_position": 6, "finish_position": 5, "strategy": "M-S", "num_stops": 1, "stint_num": 1, "compound": "MEDIUM", "stint_start_lap": 1, "stint_end_lap": 30, "stint_length": 30, "positions_gained": 1, "grid_group": "P4–P6"}, {"year": "2025", "driver": "RUS", "team": "Mercedes", "grid_position": 4, "finish_position": 6, "strategy": "M-S", "num_stops": 1, "stint_num": 1, "compound": "MEDIUM", "stint_start_lap": 1, "stint_end_lap": 33, "stint_length": 33, "positions_gained": -2, "grid_group": "P4–P6"}, {"year": "2025", "driver": "STR", "team": "Aston Martin", "grid_position": 19, "finish_position": 12, "strategy": "S-M", "num_stops": 1, "stint_num": 1, "compound": "SOFT", "stint_start_lap": 1, "stint_end_lap": 28, "stint_length": 28, "positions_gained": 7, "grid_group": "P16+"}, {"year": "2025", "driver": "TSU", "team": "Red Bull Racing", "grid_position": 13, "finish_position": 7, "strategy": "M-S", "num_stops": 1, "stint_num": 1, "compound": "MEDIUM", "stint_start_lap": 1, "stint_end_lap": 29, "stint_length": 29, "positions_gained": 6, "grid_group": "P11–P15"}, {"year": "2025", "driver": "VER", "team": "Red Bull Racing", "grid_position": 1, "finish_position": 1, "strategy": "M-S", "num_stops": 1, "stint_num": 1, "compound": "MEDIUM", "stint_start_lap": 1, "stint_end_lap": 33, "stint_length": 33, "positions_gained": 0, "grid_group": "P1–P3"}]}}
